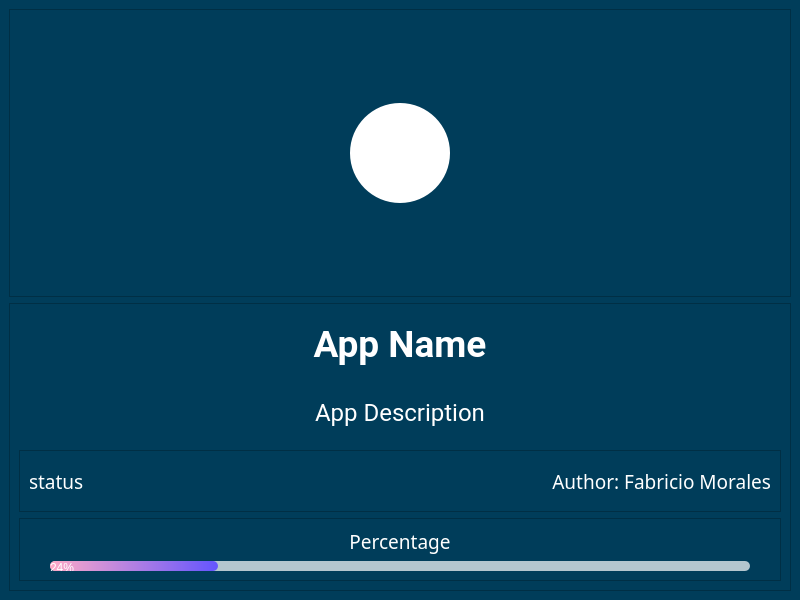
<?xml version="1.0" encoding="UTF-8"?>
<ui version="4.0">
 <class>MainWindow</class>
 <widget class="QMainWindow" name="MainWindow">
  <property name="geometry">
   <rect>
    <x>0</x>
    <y>0</y>
    <width>800</width>
    <height>600</height>
   </rect>
  </property>
  <property name="windowTitle">
   <string>Mensaje de alerta!</string>
  </property>
  <widget class="QWidget" name="centralwidget">
   <property name="styleSheet">
    <string notr="true">*{
	color:#FFF;
}
QWidget{
	background: rgb(0, 61, 90)
}</string>
   </property>
   <layout class="QVBoxLayout" name="verticalLayout">
    <item>
     <widget class="QFrame" name="applogo">
      <property name="minimumSize">
       <size>
        <width>0</width>
        <height>200</height>
       </size>
      </property>
      <property name="frameShape">
       <enum>QFrame::StyledPanel</enum>
      </property>
      <property name="frameShadow">
       <enum>QFrame::Raised</enum>
      </property>
      <layout class="QHBoxLayout" name="horizontalLayout">
       <item>
        <widget class="QLabel" name="logoimg">
         <property name="minimumSize">
          <size>
           <width>100</width>
           <height>100</height>
          </size>
         </property>
         <property name="maximumSize">
          <size>
           <width>100</width>
           <height>100</height>
          </size>
         </property>
         <property name="sizeIncrement">
          <size>
           <width>100</width>
           <height>100</height>
          </size>
         </property>
         <property name="styleSheet">
          <string notr="true">QLabel{
	background: #FFF;
	border-radius:50px;
}</string>
         </property>
         <property name="text">
          <string>logo</string>
         </property>
         <property name="alignment">
          <set>Qt::AlignCenter</set>
         </property>
        </widget>
       </item>
      </layout>
     </widget>
    </item>
    <item>
     <widget class="QFrame" name="background">
      <property name="frameShape">
       <enum>QFrame::StyledPanel</enum>
      </property>
      <property name="frameShadow">
       <enum>QFrame::Raised</enum>
      </property>
      <layout class="QVBoxLayout" name="verticalLayout_2">
       <item>
        <widget class="QLabel" name="app_name">
         <property name="font">
          <font>
           <family>Roboto</family>
           <pointsize>28</pointsize>
           <weight>75</weight>
           <bold>true</bold>
          </font>
         </property>
         <property name="text">
          <string>App Name</string>
         </property>
         <property name="alignment">
          <set>Qt::AlignCenter</set>
         </property>
        </widget>
       </item>
       <item>
        <widget class="QLabel" name="app_description">
         <property name="font">
          <font>
           <family>Roboto</family>
           <pointsize>18</pointsize>
          </font>
         </property>
         <property name="text">
          <string>App Description</string>
         </property>
         <property name="alignment">
          <set>Qt::AlignCenter</set>
         </property>
        </widget>
       </item>
       <item>
        <widget class="QFrame" name="footer">
         <property name="frameShape">
          <enum>QFrame::StyledPanel</enum>
         </property>
         <property name="frameShadow">
          <enum>QFrame::Raised</enum>
         </property>
         <layout class="QHBoxLayout" name="horizontalLayout_2">
          <item>
           <widget class="QLabel" name="status">
            <property name="font">
             <font>
              <family>Poppins</family>
              <pointsize>14</pointsize>
              <weight>50</weight>
              <bold>false</bold>
             </font>
            </property>
            <property name="text">
             <string>status</string>
            </property>
           </widget>
          </item>
          <item>
           <widget class="QLabel" name="author">
            <property name="font">
             <font>
              <family>Poppins</family>
              <pointsize>14</pointsize>
              <weight>50</weight>
              <bold>false</bold>
             </font>
            </property>
            <property name="text">
             <string>Author: Fabricio Morales</string>
            </property>
            <property name="alignment">
             <set>Qt::AlignRight|Qt::AlignTrailing|Qt::AlignVCenter</set>
            </property>
           </widget>
          </item>
         </layout>
        </widget>
       </item>
       <item>
        <widget class="QFrame" name="progress">
         <property name="font">
          <font>
           <family>Poppins</family>
           <pointsize>14</pointsize>
           <weight>75</weight>
           <bold>true</bold>
          </font>
         </property>
         <property name="frameShape">
          <enum>QFrame::StyledPanel</enum>
         </property>
         <property name="frameShadow">
          <enum>QFrame::Raised</enum>
         </property>
         <layout class="QVBoxLayout" name="verticalLayout_3">
          <property name="leftMargin">
           <number>30</number>
          </property>
          <property name="rightMargin">
           <number>30</number>
          </property>
          <item>
           <widget class="QLabel" name="percentage">
            <property name="font">
             <font>
              <family>Poppins</family>
              <pointsize>14</pointsize>
              <weight>50</weight>
              <bold>false</bold>
             </font>
            </property>
            <property name="text">
             <string>Percentage</string>
            </property>
            <property name="alignment">
             <set>Qt::AlignCenter</set>
            </property>
           </widget>
          </item>
          <item>
           <widget class="QProgressBar" name="progressBar">
            <property name="minimumSize">
             <size>
              <width>0</width>
              <height>10</height>
             </size>
            </property>
            <property name="maximumSize">
             <size>
              <width>16777215</width>
              <height>10</height>
             </size>
            </property>
            <property name="styleSheet">
             <string notr="true">QProgressBar{
	background:rgba(255, 255, 255, 180);
	border-style: none;
	border-radius: 5px;
	color:rgba(200, 200, 200, 0)
	text-align:center; 
}

QProgressBar::chunk{
	border-radius:5px;
background-color:qlineargradient(spread:pad, x1:0, y1:0, x2:1, y2:0, stop:0 rgba(254, 170, 199, 255), stop:1 rgba(100, 85, 255, 255))
	
}</string>
            </property>
            <property name="value">
             <number>24</number>
            </property>
           </widget>
          </item>
         </layout>
        </widget>
       </item>
      </layout>
     </widget>
    </item>
   </layout>
  </widget>
 </widget>
 <resources/>
 <connections/>
</ui>
